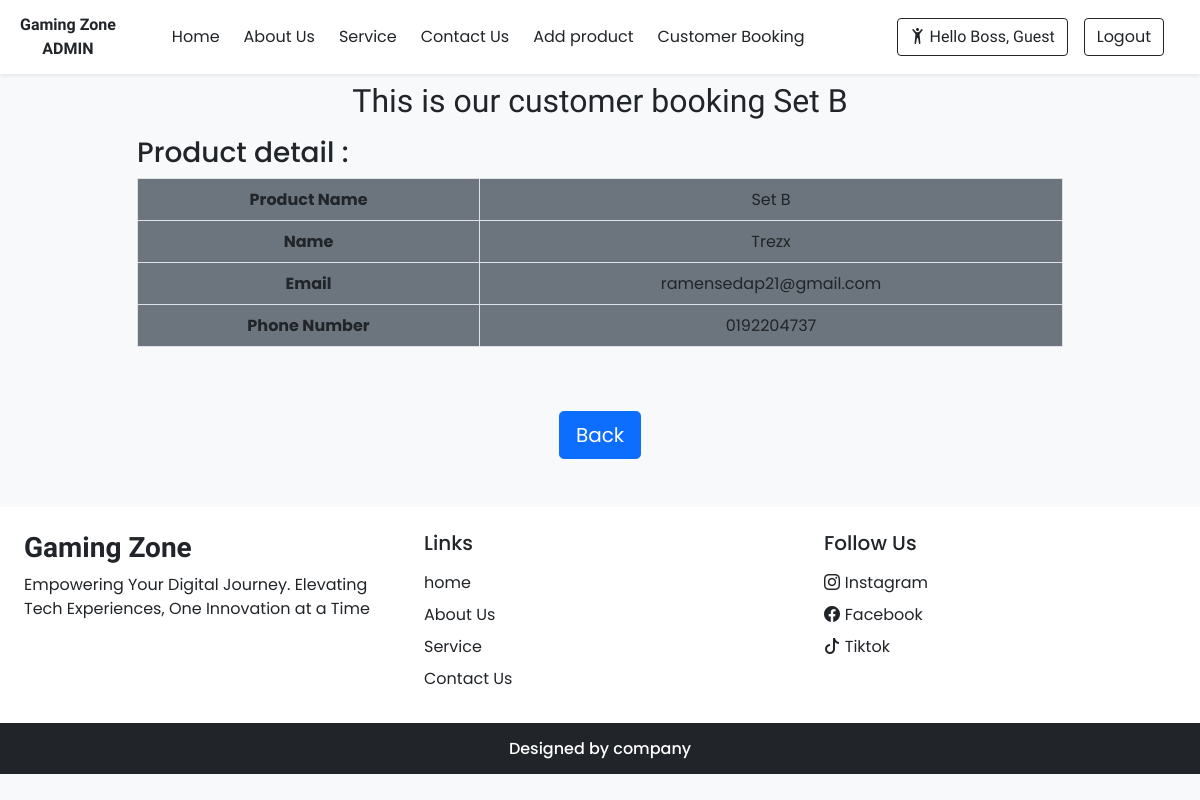
The page /projek/nextbooking.php?id=4 on the database its author committed.
### tables this page shows
CREATE TABLE `order` (
  `id` int(11) NOT NULL,
  `product` varchar(100) NOT NULL,
  `name` varchar(100) NOT NULL,
  `email` varchar(100) NOT NULL,
  `phone` varchar(100) NOT NULL
);

### projek/nextbooking.php (the view, shortened to what this page needs)
<?php
require 'config.php';
if (isset($_GET['id'])) {
    $id = $_GET['id'];
    $sql = "SELECT * FROM `order` WHERE id='$id'";
    $result = mysqli_query($conn, $sql);
    if ($row = mysqli_fetch_array($result)) {
      $product = $row['product'];
      $name = $row['name'];
      $email = $row['email'];
      $phone = $row['phone'];
    } else {
        echo 'No product found!';
        return;
    }
}
?>
<?php require('inc/adminheader.php'); ?>
<!DOCTYPE html>
<html lang="en">
<head>
  <link rel="stylesheet" href="https://cdn.jsdelivr.net/npm/swiper@11/swiper-bundle.min.css"/>
  <?php require ('inc/links.php');?>
</head>
<body class="bg-light">
<div class="container">
  <div class="row justify-content-center">
    <div class="col-md-10 mb-5 ">
    <h2 class="text-center p-2 h-font">This is our customer booking <td><?=$product;?></td> </h2>
      <h3>Product detail : </h3>
      <table class="table table-bordered bordered-dark bg-secondary text-dark text-center" width="500px">
      <tr>
        <th>Product Name </th>
        <td><?=$product;?></td>
      </tr>
      <tr>
        <th>Name </th>
        <td><?= $name; ?></td>
      </tr>
      <tr>
        <th>Email </th>
        <td><?= $email; ?></td>
      </tr>
      <tr>
        <th>Phone Number </th>
        <td><?= $phone; ?></td>
      </tr>
    </table>
      </div>
      <div class="form-group text-center">
      <a href="custbooking.php" class="btn btn-primary btn-lg btn-block">Back</a>
      </div>
    </div>
  </div>
<?php require('inc/footeradmin.php');?>
</body>
</html>

### projek/css/common.css (style rules this page uses)
:root { --teal: #2ec1ac; --teal_hover: #279e8c; }
* { font-family: 'Poppins', sans-serif; }
.h-font { font-family: 'Merienda', cursive; }

### rows shown on the page
order: product "Set B", name "Trezx", email "ramensedap21@gmail.com", phone "0192204737"

### other values the page prints
$_SESSION["name"] "Guest"
